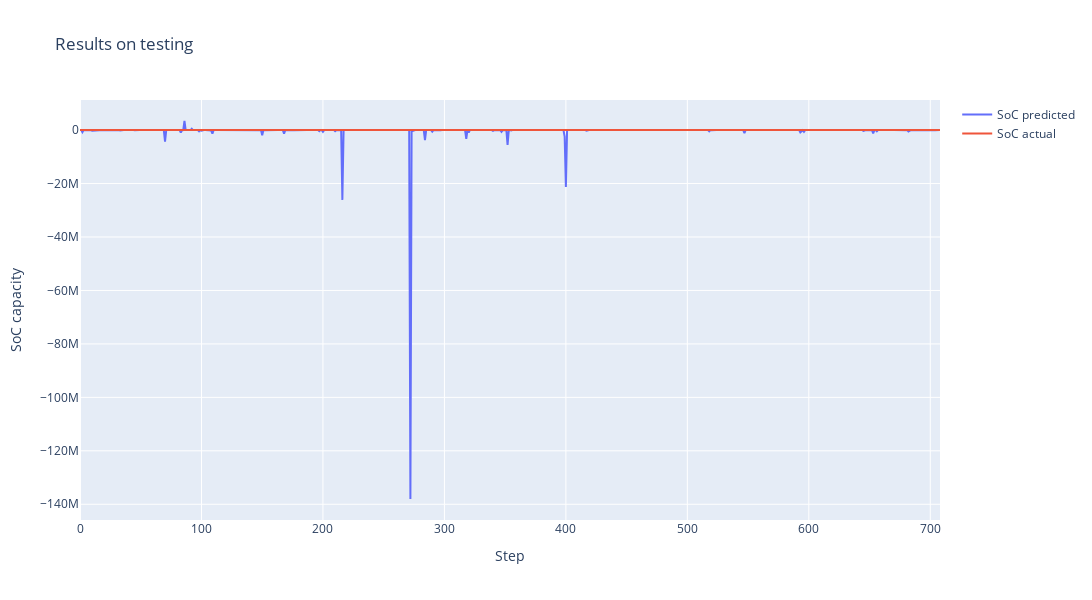

Notebook code for this chart:
### Code cell
cycle_num = 0
steps_num = 8000
step_index = np.arange(cycle_num*steps_num, (cycle_num+1)*steps_num)

fig = go.Figure()
fig.add_trace(go.Scatter(x=step_index, y=test_predictions.flatten()[cycle_num*steps_num:(cycle_num+1)*steps_num],
                    mode='lines', name='SoC predicted'))
fig.add_trace(go.Scatter(x=step_index, y=test_y.flatten()[cycle_num*steps_num:(cycle_num+1)*steps_num],
                    mode='lines', name='SoC actual'))
fig.update_layout(title='Results on testing',
                  xaxis_title='Step',
                  yaxis_title='SoC capacity',
                  width=1400,
                  height=600)
fig.show()

### Figure 1 — Plotly figure (JSON) as saved in the notebook; plotly's stock layout.template omitted (floating-point values rounded to 4 significant figures; data arrays with more than 128 entries replaced by an {"elided": "..."} marker saying what was removed)
{"data": [{"mode": "lines", "name": "SoC predicted", "type": "scatter", "x": {"elided": "8000 int values"}, "y": {"elided": "709 float values"}}, {"mode": "lines", "name": "SoC actual", "type": "scatter", "x": {"elided": "8000 int values"}, "y": {"elided": "709 float values"}}], "layout": {"height": 600, "title": {"text": "Results on testing"}, "width": 1400, "xaxis": {"title": {"text": "Step"}}, "yaxis": {"title": {"text": "SoC capacity"}}}}
